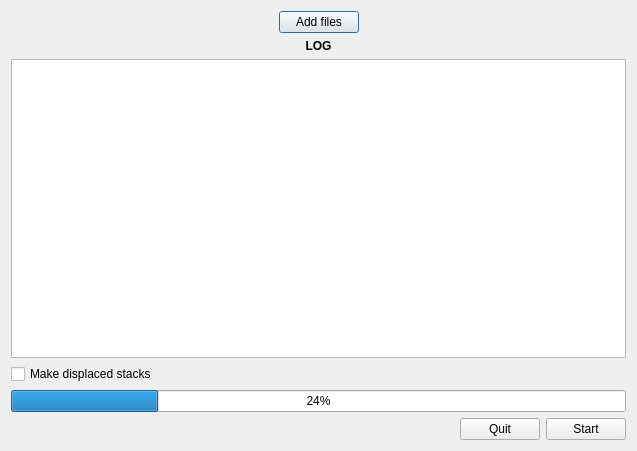
<?xml version="1.0" encoding="UTF-8"?>
<ui version="4.0">
 <class>FakeStacks</class>
 <widget class="QDialog" name="FakeStacks">
  <property name="geometry">
   <rect>
    <x>0</x>
    <y>0</y>
    <width>637</width>
    <height>451</height>
   </rect>
  </property>
  <property name="windowTitle">
   <string>Fake stacks generator</string>
  </property>
  <property name="windowIcon">
   <iconset resource="rsc/resources.qrc">
    <normaloff>:/Tools/espina.svg</normaloff>:/Tools/espina.svg</iconset>
  </property>
  <layout class="QVBoxLayout" name="verticalLayout">
   <item>
    <layout class="QHBoxLayout" name="horizontalLayout">
     <item>
      <spacer name="horizontalSpacer">
       <property name="orientation">
        <enum>Qt::Horizontal</enum>
       </property>
       <property name="sizeHint" stdset="0">
        <size>
         <width>40</width>
         <height>20</height>
        </size>
       </property>
      </spacer>
     </item>
     <item>
      <widget class="QPushButton" name="m_add">
       <property name="text">
        <string>Add files</string>
       </property>
      </widget>
     </item>
     <item>
      <spacer name="horizontalSpacer_2">
       <property name="orientation">
        <enum>Qt::Horizontal</enum>
       </property>
       <property name="sizeHint" stdset="0">
        <size>
         <width>40</width>
         <height>20</height>
        </size>
       </property>
      </spacer>
     </item>
    </layout>
   </item>
   <item>
    <widget class="QLabel" name="label">
     <property name="font">
      <font>
       <weight>75</weight>
       <bold>true</bold>
      </font>
     </property>
     <property name="text">
      <string>LOG</string>
     </property>
     <property name="alignment">
      <set>Qt::AlignCenter</set>
     </property>
    </widget>
   </item>
   <item>
    <widget class="QTextEdit" name="m_log"/>
   </item>
   <item>
    <widget class="QCheckBox" name="m_displaced">
     <property name="text">
      <string>Make displaced stacks</string>
     </property>
    </widget>
   </item>
   <item>
    <widget class="QProgressBar" name="m_progress">
     <property name="value">
      <number>24</number>
     </property>
     <property name="alignment">
      <set>Qt::AlignCenter</set>
     </property>
    </widget>
   </item>
   <item>
    <layout class="QHBoxLayout" name="horizontalLayout_2">
     <item>
      <spacer name="horizontalSpacer_3">
       <property name="orientation">
        <enum>Qt::Horizontal</enum>
       </property>
       <property name="sizeHint" stdset="0">
        <size>
         <width>40</width>
         <height>20</height>
        </size>
       </property>
      </spacer>
     </item>
     <item>
      <widget class="QPushButton" name="m_quit">
       <property name="text">
        <string>Quit</string>
       </property>
      </widget>
     </item>
     <item>
      <widget class="QPushButton" name="m_start">
       <property name="text">
        <string>Start</string>
       </property>
      </widget>
     </item>
    </layout>
   </item>
  </layout>
 </widget>
 <resources>
  <include location="rsc/resources.qrc"/>
 </resources>
 <connections/>
</ui>
